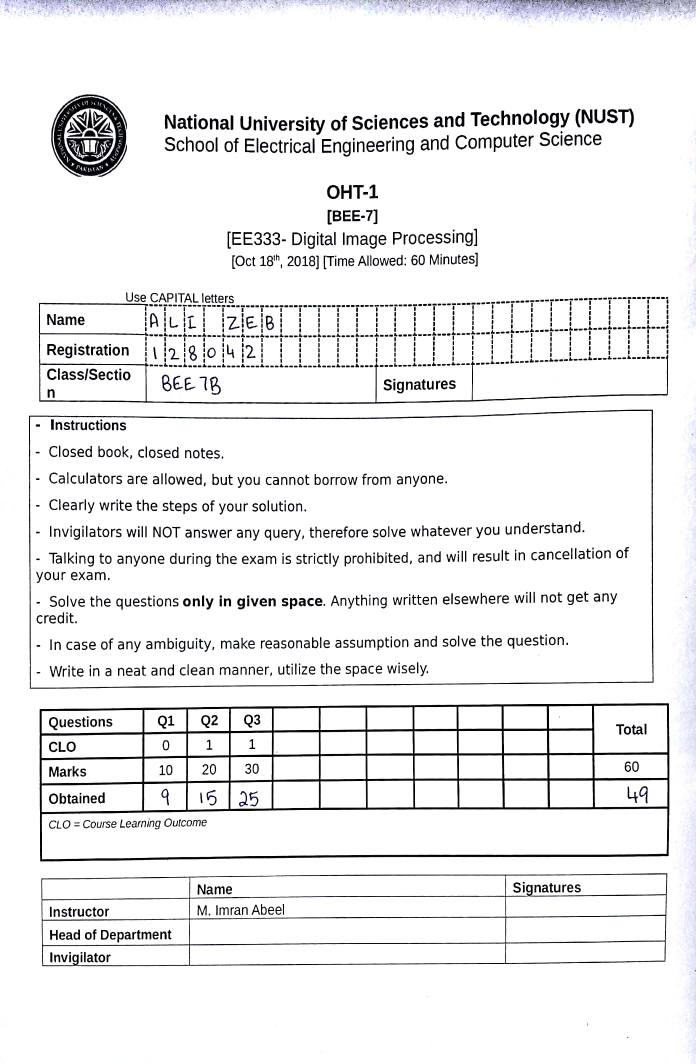
#> input picture im2.jpg, 2088 x 3192 px (shown at 1/3 size)
$ python RLSA.py
#> lines starting #> are read from the running program, lines starting #| are printed output that depends on the picture; after the words box and inside, x2 and y2 are one past the last pixel; in counts of white or black regions, pixels touching at a corner belong together
from __future__ import print_function
from skimage import io, exposure,util
import matplotlib.pyplot as plt
import numpy as np


scanned_page = io.imread('im2.jpg')
#> scanned_page is the input picture: shape (3192, 2088, 3); mean R, G, B 237.7, 237.6, 238.4
# plt.figure(figsize=(10,10))
scanned_page_bw = util.img_as_bool(scanned_page[:,:,0])
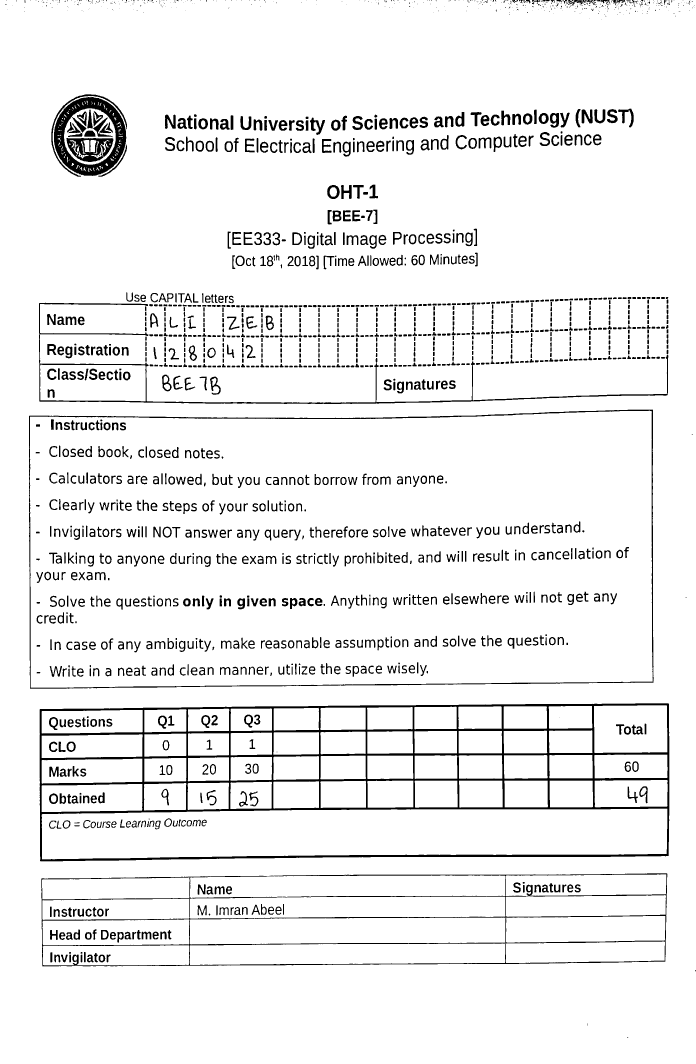
#> scanned_page_bw: shape (3192, 2088) bool (shown at 1/3 size); 93.5% white; 2035 black regions (489 under 20 px), largest, box (x1, y1, x2, y2) and area: (119, 2110, 2008, 2584) 91480, (124, 2620, 2002, 2899) 27582, (162, 291, 379, 528) 18201
# io.imshow(scanned_page_bw)


print('scanned page shape', scanned_page_bw.shape)
#| scanned page shape (3192, 2088)
horizontal_RLSA = np.sum(scanned_page_bw, axis=1)
#> horizontal_RLSA = 3192 values, max 2088 at index 45, min 826 at index 2426, mean 1952.1
h_shape  = horizontal_RLSA.shape
#> h_shape = (3192,)

ax = np.linspace(0, h_shape[0], h_shape[0], dtype = 'uint16' )
#> ax = 3192 values from 0 to 3192

# plt.figure
# plt.plot(ax,horizontal_RLSA)


plt.figure(figsize=(10,3))
scanned_page = (scanned_page_bw[910:1000,:])
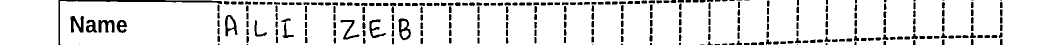
#> scanned_page: shape (90, 2088) bool (shown at 1/2 size); 89.5% white; 282 black regions (16 under 20 px), largest, box (x1, y1, x2, y2) and area: (117, 0, 444, 90) 1418, (141, 32, 168, 65) 501, (797, 37, 822, 81) 497
# io.imshow(scanned_page)
vertical_RLSA = np.sum(scanned_page, axis=0)
#> vertical_RLSA = 2088 values, max 90 at index 0, min 0 at index 117, mean 80.52
v_shape = vertical_RLSA.shape
#> v_shape = (2088,)
bx = np.linspace(0, h_shape[0], h_shape[0], dtype = 'uint16' )
#> bx = 3192 values from 0 to 3192

#> (the run stopped early here; a loop or call above may not have finished)
